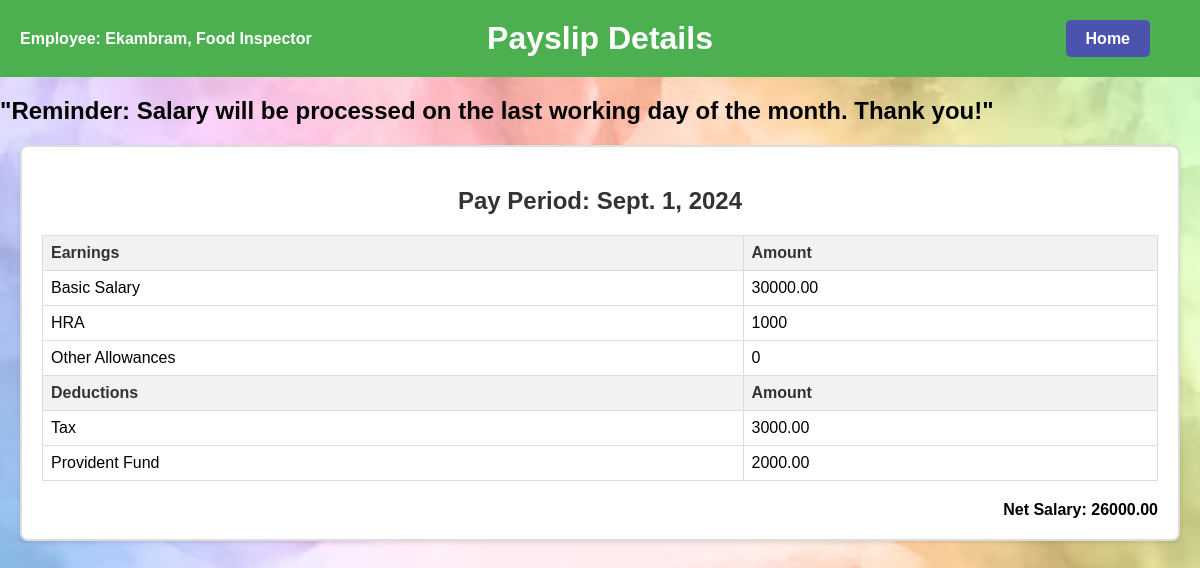
The app's page /payslip/ (signed in) with its own data.
### apps/models.py (models this page shows)
class User(models.Model):
    ROLE_CHOICES = [
        ('admin', 'Administrator'),
        ('hr', 'HR Personnel'),
        ('employee', 'Employee'),
    ]
    first_name = models.CharField(max_length=30)
    last_name = models.CharField(max_length=30)
    password = models.CharField(max_length=128)
    role = models.CharField(max_length=10, choices=ROLE_CHOICES)
    phone_number = models.CharField(max_length=10, blank=True, null=True)
    address = models.TextField(blank=True, null=True)
    date_of_birth = models.DateField(blank=True, null=True)
    is_staff=models.BooleanField(default=False)
    created_on = models.DateTimeField(auto_now_add=True)
    modified_on = models.DateTimeField(auto_now=True)

class Employee(models.Model):
    user = models.ForeignKey(User, on_delete=models.CASCADE)
    employee_id = models.CharField(max_length=10, unique=True)
    department = models.CharField(max_length=50)
    designation = models.CharField(max_length=50)
    date_of_joining = models.DateField()
    salary = models.DecimalField(max_digits=10, decimal_places=2)
    created_on = models.DateTimeField(auto_now_add=True)
    modified_on = models.DateTimeField(auto_now=True)

class Payroll(models.Model):
    employee = models.ForeignKey(Employee, on_delete=models.CASCADE)
    pay_date = models.DateField()
    basic_salary = models.DecimalField(max_digits=10, decimal_places=2)
    pf = models.DecimalField(max_digits=10, decimal_places=2, default=0.0)
    deductions = models.DecimalField(max_digits=10, decimal_places=2, default=0.0)
    net_pay = models.DecimalField(max_digits=10, decimal_places=2)
    created_on = models.DateTimeField(auto_now_add=True)
    modified_on = models.DateTimeField(auto_now=True)

### apps/views.py (the view)
# urls.py: path('payslip/',payslip ,name='payslip'),
def payslip(request):
    mobile_no = request.session.get('mobile_no')
    user_no=User.objects.filter(phone_number=mobile_no).last()
    emp_number=Employee.objects.filter(user_id=user_no.id).last()
    pay_roll=Payroll.objects.filter(employee=emp_number.id).last()
    context={}
    context['value'] = "Payslip Details"
    if pay_roll:
        context["pay_period"] = pay_roll.pay_date
        context["basic_salary"] = pay_roll.basic_salary
        context["hra"] = 1000
        context["tax"] = pay_roll.deductions
        context['pf'] = pay_roll.pf
        context["other_allowances"] = 0
        context["net_salary"] = pay_roll.net_pay+1000
    if emp_number:
        context["employee_name"] = user_no.first_name
        context["designation"] = emp_number.designation
    return render(request,'payslip.html',context=context)

### templates/payslip.html (shortened to what this page needs)
{% load static %}
<!DOCTYPE html>
<html lang="en">
<head>
</head>
<body>
    {% include 'header.html' %}
    <div>
        <marquee behavior="scroll" direction="left"><h2>"Reminder: Salary will be processed on the last working day of the month. Thank you!"</h2></marquee>
    </div>
    <div class="container">
        <div class="payslip-details">
            <h2>Pay Period: {{ pay_period }}</h2>
            <table class="payslip-table">
                <tr>
                    <th>Earnings</th>
                    <th>Amount</th>
                </tr>
                <tr>
                    <td>Basic Salary</td>
                    <td>{{ basic_salary }}</td>
                </tr>
                <tr>
                    <td>HRA</td>
                    <td>{{ hra }}</td>
                </tr>
                <tr>
                    <td>Other Allowances</td>
                    <td>{{ other_allowances }}</td>
                </tr>
                <tr>
                    <th>Deductions</th>
                    <th>Amount</th>
                </tr>
                <tr>
                    <td>Tax</td>
                    <td>{{ tax }}</td>
                </tr>
                <tr>
                    <td>Provident Fund</td>
                    <td>{{ pf }}</td>
                </tr>
            </table>
            <div class="payslip-summary">
                Net Salary: {{ net_salary }}
            </div>
        </div>
    </div>
</body>
</html>

### templates/header.html (shortened to what this page needs)
<!DOCTYPE html>
<html lang="en">
<head>
</head>
<body>
    <div class="header">
        <div class="employee-info">
            Employee: {{ employee_name }}, {{ designation }}
        </div>
        <h1>{{value}}</h1>
        <nav>
            <ul>
                <li><a href="{% url 'employee_homepage' %}">Home</a></li>
            </ul>
        </nav>
    </div>
</body>
</html>

### templates/header.html (style rules this page uses)
.header { background-color: #4CAF50; color: white; padding: 20px; display: flex; justify-content: center; align-items: center; position: relative; }
.employee-info { font-weight: bold; position: absolute; left: 20px; }
.header h1 { margin: 0; }
.header nav { position: absolute; right: 50px; }
.header nav ul { list-style-type: none; margin: 0; padding: 0; }
.header nav ul li { display: inline; }
.header nav ul li a { color: white; text-decoration: none; font-weight: bold; background-color: #4c53af; padding: 10px 20px; border-radius: 5px; }

### records on screen
User: first_name "Ekambram"
Employee: designation "Food Inspector"
Payroll: pay_date "Sept. 1, 2024", basic_salary "30000.00", deductions "3000.00", pf "2000.00"

### other values on screen
{{ value }} "Payslip Details"
{{ hra }} "1000"
{{ other_allowances }} "0"
{{ net_salary }} "26000.00"
